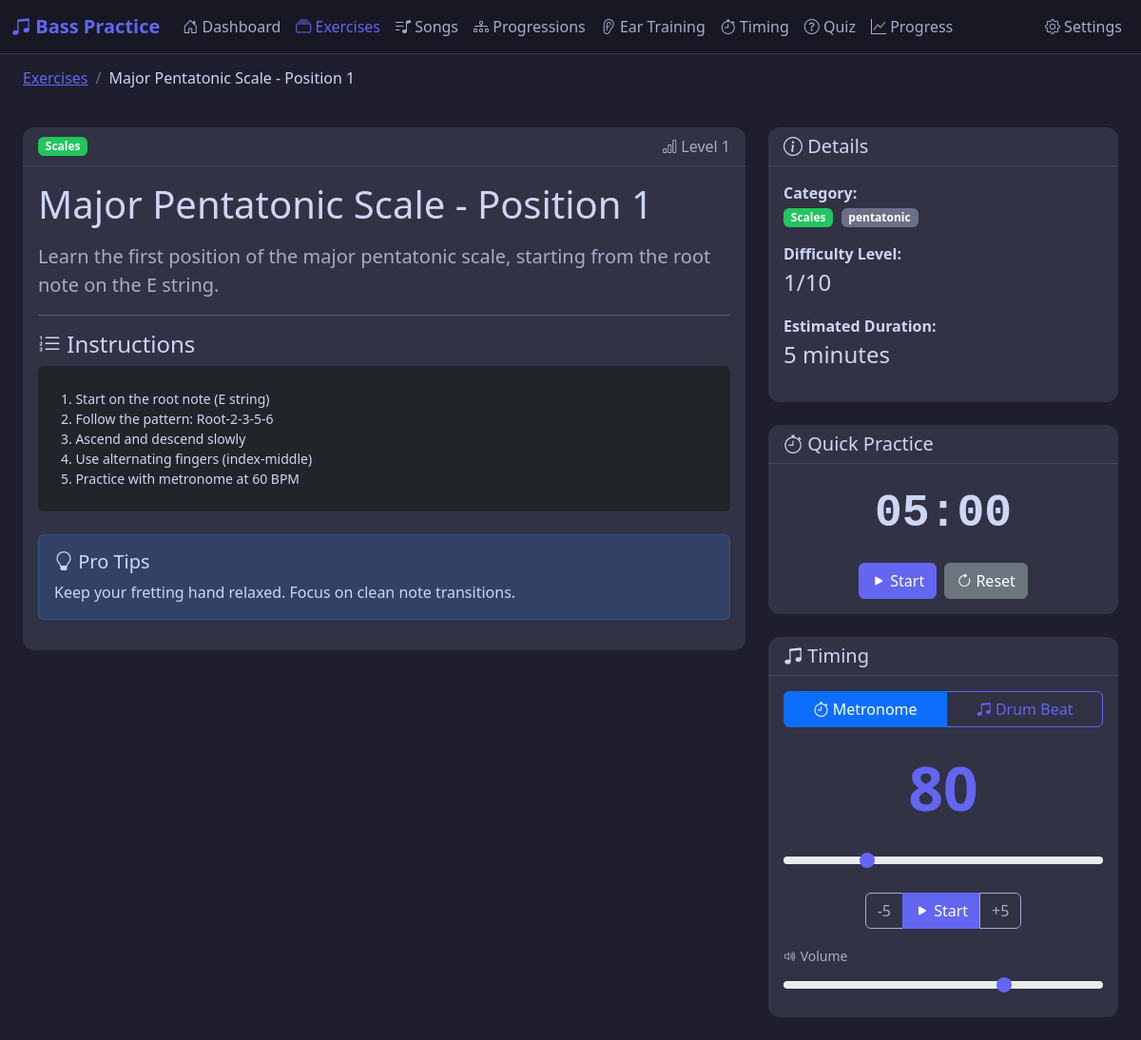
Screenshot of /exercises/1 with the database file from the repository.
### app/models/content/__init__.py (models this page shows, shortened)
class Exercise(db.Model):
    __tablename__ = 'exercises'
    id = db.Column(db.Integer, primary_key=True)
    title = db.Column(db.String(100), nullable=False)
    description = db.Column(db.Text)
    category = db.Column(db.String(30), nullable=False)  # scales, arpeggios, rhythm, technique, theory
    subcategory = db.Column(db.String(50))
    difficulty_level = db.Column(db.Integer, nullable=False)  # 1-10
    estimated_duration = db.Column(db.Integer, nullable=False)  # minutes
    instructions = db.Column(db.Text)
    tips = db.Column(db.Text)
    prerequisites = db.Column(db.Text)  # JSON array of exercise IDs
    created_at = db.Column(db.DateTime, default=datetime.utcnow)
    session_exercises = db.relationship('SessionExercise', backref='exercise', lazy=True)

### app/routes/exercises.py (the view)
@bp.route('/exercises/<int:exercise_id>')
def exercise_detail(exercise_id):
    exercise = Exercise.query.get_or_404(exercise_id)
    return render_template('exercise_detail.html', exercise=exercise)

### app/templates/exercise_detail.html (shortened to what this page needs)
{% extends "base.html" %}
{% from "macros/badges.html" import category_badge, star_rating %}
{% block content %}
<div class="container-fluid px-4">
    <div class="row mb-4">
        <div class="col-12">
            <nav aria-label="breadcrumb">
                <ol class="breadcrumb">
                    <li class="breadcrumb-item"><a href="{{ url_for('exercises.exercises') }}">Exercises</a></li>
                    <li class="breadcrumb-item active">{{ exercise.title }}</li>
                </ol>
            </nav>
        </div>
    </div>
    <div class="row">
        <div class="col-lg-8 mb-4">
            <div class="card">
                <div class="card-header d-flex justify-content-between align-items-center">
                    {{ category_badge(exercise.category) }}
                    <span class="difficulty-badge">
                        <i class="bi bi-bar-chart"></i> Level {{ exercise.difficulty_level }}
                    </span>
                </div>
                <div class="card-body">
                    <h1 class="card-title mb-3">{{ exercise.title }}</h1>
                    <p class="lead">{{ exercise.description }}</p>
                    {% if exercise.instructions %}
                    <hr>
                    <h4><i class="bi bi-list-ol"></i> Instructions</h4>
                    <pre class="bg-dark p-4 rounded"
                        style="white-space: pre-wrap; font-family: inherit;">{{ exercise.instructions }}</pre>
                    {% endif %}
                    {% if exercise.tips %}
                    <div class="alert alert-info mt-4">
                        <h5><i class="bi bi-lightbulb"></i> Pro Tips</h5>
                        <p class="mb-0">{{ exercise.tips }}</p>
                    </div>
                    {% endif %}
                </div>
            </div>
        </div>
        <div class="col-lg-4 mb-4">
            <div class="card mb-4">
                <div class="card-header">
                    <h5 class="mb-0"><i class="bi bi-info-circle"></i> Details</h5>
                </div>
                <div class="card-body">
                    <ul class="list-unstyled mb-0">
                        <li class="mb-3">
                            <strong>Category:</strong><br>
                            {{ category_badge(exercise.category) }}
                            {% if exercise.subcategory %}
                            <span class="badge bg-secondary ms-1">{{ exercise.subcategory }}</span>
                            {% endif %}
                        </li>
                        <li class="mb-3">
                            <strong>Difficulty Level:</strong><br>
                            <span class="fs-4">{{ exercise.difficulty_level }}/10</span>
                        </li>
                        <li class="mb-3">
                            <strong>Estimated Duration:</strong><br>
                            <span class="fs-4">{{ exercise.estimated_duration }} minutes</span>
                        </li>
                    </ul>
                </div>
            </div>
            <div class="card mb-4">
                <div class="card-header">
                    <h5 class="mb-0"><i class="bi bi-stopwatch"></i> Quick Practice</h5>
                </div>
                <div class="card-body text-center">
                    <div class="timer-display" id="quickTimer">{{ '%02d' % exercise.estimated_duration }}:00</div>
                    <div class="d-flex justify-content-center gap-2 mt-3">
                        <button class="btn btn-primary" id="startTimer">
                            <i class="bi bi-play-fill"></i> Start
                        </button>
                        <button class="btn btn-secondary" id="resetTimer">
                            <i class="bi bi-arrow-clockwise"></i> Reset
                        </button>
                    </div>
                </div>
            </div>
            <div class="card">
                <div class="card-header">
                    <h5 class="mb-0"><i class="bi bi-music-note-beamed"></i> Timing</h5>
                </div>
                <div class="card-body">
                    <div class="btn-group w-100 mb-3" role="group">
                        <label class="btn btn-outline-primary" for="modeMetronome">
                            <i class="bi bi-stopwatch"></i> Metronome
                        </label>
                        <label class="btn btn-outline-primary" for="modeDrums">
                            <i class="bi bi-music-note-beamed"></i> Drum Beat
                        </label>
                    </div>
                    <div class="text-center">
                        <div class="metronome-bpm mb-3" id="bpmDisplay">80</div>
                        <div class="mb-3">
                            <input type="range" class="form-range" id="tempoSlider" min="40" max="200" value="80">
                        </div>
                    </div>
                    <div class="text-center">
                        <div class="btn-group">
                            <button class="btn btn-outline-secondary" onclick="adjustTempo(-5)">-5</button>
                            <button class="btn btn-primary" id="metronomeBtn" onclick="toggleTiming()">
                                <i class="bi bi-play-fill"></i> Start
                            </button>
                            <button class="btn btn-outline-secondary" onclick="adjustTempo(5)">+5</button>
                        </div>
                    </div>
                    <div class="mt-3">
                        <label class="form-label small"><i class="bi bi-volume-up"></i> Volume</label>
                        <input type="range" class="form-range" id="volumeSlider" min="0" max="100" value="70">
                    </div>
                </div>
            </div>
        </div>
    </div>
</div>
{% endblock %}

### app/templates/macros/badges.html (shortened to what this page needs)
{% macro category_badge(category) %}
<span class="badge badge-category badge-{{ category }}">
    {{ category|capitalize }}
</span>
{% endmacro %}

### app/static/css/base.css (style rules this page uses)
:root { --primary-color: #6366f1; --secondary-color: #8b5cf6; --accent-color: #f59e0b; --dark-bg: #1e1e2e; --darker-bg: #181825; --card-bg: #313244; --text-primary: #cdd6f4; --text-secondary: #a6adc8; --text-muted: #6c7086; }
body { background-color: var(--dark-bg); color: var(--text-primary); font-family: 'Segoe UI', system-ui, sans-serif; min-height: 100vh; }
h1, h2, h3, h4, h5, h6 { color: var(--text-primary); }
p, span, div, li, td, th, label { color: var(--text-primary); }
a { color: var(--primary-color); }
.card { background-color: var(--card-bg); border: none; border-radius: 12px; color: var(--text-primary); }
.card-title, .card-header, .card-body, .card-footer { color: var(--text-primary); }
.card-header { background-color: transparent; border-bottom: 1px solid rgba(255,255,255,0.1); color: var(--text-primary); }
.btn-primary { background-color: var(--primary-color); border-color: var(--primary-color); color: #ffffff; }
.btn-outline-primary { color: var(--primary-color); border-color: var(--primary-color); }
.btn-outline-secondary { color: var(--text-secondary); border-color: var(--text-secondary); }
.badge-category { font-size: 0.75rem; padding: 0.35em 0.65em; color: #ffffff; }
.badge-scales { background-color: #22c55e; color: #ffffff; }
.badge { color: #ffffff; }
.badge.bg-secondary { background-color: #6c7086 !important; color: #ffffff; }
.difficulty-badge { display: inline-flex; align-items: center; gap: 4px; color: var(--text-secondary); }
.timer-display { font-family: 'Consolas', monospace; font-size: 3rem; font-weight: 700; color: var(--text-primary); }
.metronome-bpm { font-size: 4rem; font-weight: 700; color: var(--primary-color); }
.form-label { color: var(--text-primary); }
input, textarea, select { color: var(--text-primary) !important; }
input::placeholder, textarea::placeholder { color: var(--text-muted) !important; }
.alert { color: var(--text-primary); }
.alert-info { background-color: rgba(59, 130, 246, 0.2); border-color: rgba(59, 130, 246, 0.3); color: #93c5fd; }
.breadcrumb { background-color: transparent; }
.breadcrumb-item { color: var(--text-secondary); }
.breadcrumb-item.active { color: var(--text-primary); }
.breadcrumb-item + .breadcrumb-item::before { color: var(--text-muted); }
pre { color: var(--text-primary); background-color: var(--darker-bg); }
small, .small { color: var(--text-secondary); }
.lead { color: var(--text-secondary); }

### rows the page displays
Exercise: title "Major Pentatonic Scale - Position 1", category "Scales Scales", difficulty_level "1", description "Learn the first position of the major pentatonic scale, starting from the root note on the E string.", instructions "1. Start on the root note (E string) 2. Follow the pattern: Root-2-3-5-6 3. Ascend and descend slowly 4. Use alternating fingers (index-middle) 5. Practice with metronome at 60 BPM", tips "Keep your fretting hand relaxed. Focus on clean note transitions.", subcategory "pentatonic", estimated_duration "5", estimated_duration "05"
